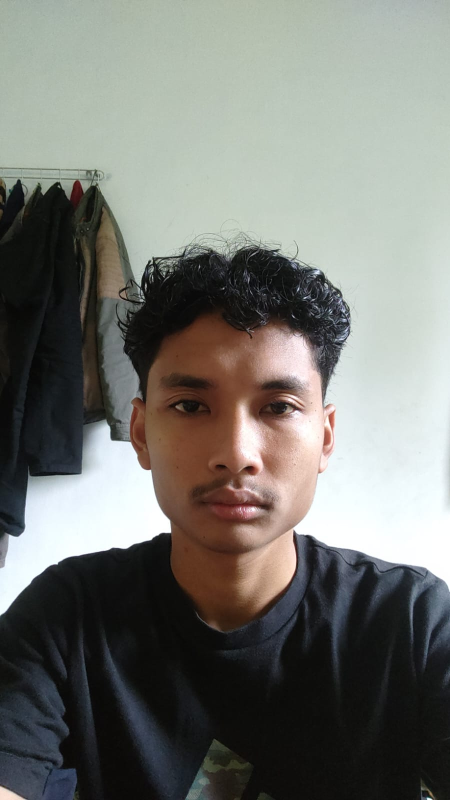
#> input picture WhatsApp Image 2024-11-29 at 12.07.41_dc9d9175.jpg, 900 x 1600 px (shown at 1/2 size)
$ jupyter execute --allow-errors test_prediksi.ipynb
#> lines starting #> are read from the running program, lines starting #| are printed output that depends on the picture
[cell 1]
# !pip install --upgrade tensorflow mediapipe

[cell 2]
import cv2
import numpy as np
import mediapipe as mp

# Inisialisasi MediaPipe Face Mesh


def detectFace(image):
    """Mendeteksi wajah menggunakan Haar Cascade."""
    face_cascade = cv2.CascadeClassifier(cv2.data.haarcascades + 'haarcascade_frontalface_default.xml')
    gray = cv2.cvtColor(image, cv2.COLOR_BGR2GRAY)
    faces = face_cascade.detectMultiScale(gray, scaleFactor=1.1, minNeighbors=5, minSize=(30, 30))
    if len(faces) > 0:
        largest_face = max(faces, key=lambda face: face[2] * face[3])
        return largest_face
    else:
        return None

def cropFace(image, face, target_size=(224, 224)):
    """Mencrop wajah dan mendeteksi landmark dengan pengurangan background."""
    if face is not None:
        x, y, w, h = face
        buffer_top = int(h * 0.2)
        buffer_bottom = int(h * 0.2)
        buffer_left = int(w * 0.1)
        buffer_right = int(w * 0.1)
        y_top = max(0, y - buffer_top)
        y_bottom = min(image.shape[0], y + h + buffer_bottom)
        x_left = max(0, x - buffer_left)
        x_right = min(image.shape[1], x + w + buffer_right)
        cropped_face = image[y_top:y_bottom, x_left:x_right]
        old_h, old_w = cropped_face.shape[:2]
        target_w, target_h = target_size
        scale = min(target_w / old_w, target_h / old_h)
        new_w = int(old_w * scale)
        new_h = int(old_h * scale)
        resized_face = cv2.resize(cropped_face, (new_w, new_h), interpolation=cv2.INTER_AREA)
        canvas = np.zeros((target_h, target_w, 3), dtype=np.uint8)
        x_offset = (target_w - new_w) // 2
        y_offset = (target_h - new_h) // 2
        canvas[y_offset:y_offset + new_h, x_offset:x_offset + new_w] = resized_face

        # Deteksi landmark menggunakan MediaPipe
        image_rgb = cv2.cvtColor(canvas, cv2.COLOR_BGR2RGB)

        mp_face_mesh = mp.solutions.face_mesh
        face_mesh = mp_face_mesh.FaceMesh(max_num_faces=1)
        results = face_mesh.process(image_rgb)

        if results.multi_face_landmarks:
            landmarks = results.multi_face_landmarks[0].landmark

            # Ambil landmark sesuai dengan indeks yang diberikan
            indices = [10, 338, 297, 332, 284, 251, 389, 356, 447, 366,
                       361, 288, 397, 365, 379, 378, 400, 377, 152,
                       148, 176, 149, 150, 136, 172, 58, 132, 93,
                       234, 34, 162, 21, 54, 103, 67, 109]
            selected_landmarks = np.array([[landmarks[i].x, landmarks[i].y] for i in indices]) * [canvas.shape[1], canvas.shape[0]]

            mask = np.zeros(canvas.shape[:2], dtype=np.uint8)
            all_points = selected_landmarks.astype(np.int32)
            cv2.fillPoly(mask, [all_points], 255)
            face_only = cv2.bitwise_and(canvas, canvas, mask=mask)

            return face_only
    return None

def preprocessing(image):
    face = detectFace(image)
    if face is not None:
        cropped_face = cropFace(image, face)
        return cropped_face
    else:
        return None

def standarized_input(image):
    image = preprocessing(image)
    if image is not None:
        return image.astype(np.uint8)
    else:
        return None

[cell 3]
from skimage.feature import hog

def extract_hog_features(image, pixels_per_cell=(8, 8), cells_per_block=(2, 2), orientations=9):
    """Ekstraksi fitur HOG dari gambar."""
    gray = cv2.cvtColor(image, cv2.COLOR_BGR2GRAY)  # Konversi ke grayscale
    features = hog(
        gray,
        orientations=orientations,
        pixels_per_cell=pixels_per_cell,
        cells_per_block=cells_per_block,
        block_norm='L2-Hys',
        visualize=False,
        transform_sqrt=True
    )
    return features

def preprocess_with_hog(img):
    std_img = standarized_input(img)
    features = extract_hog_features(std_img)

    return features

[cell 4]
from sklearn.preprocessing import StandardScaler
from sklearn.decomposition import PCA
import joblib  # Untuk memuat model yang disimpan
import cv2
from skimage.feature import hog

# Membaca gambar
img = cv2.imread('WhatsApp Image 2024-11-29 at 12.07.41_dc9d9175.jpg')
#> img is the input picture: shape (1600, 900, 3); mean B, G, R 114.4, 119.6, 118.6

# Ekstraksi fitur HOG
#> (the rest of this cell did not finish here and is left out)

#> in detectFace, `gray = cv2.cvtColor(image, cv2.COLOR_BGR2GRAY)`:
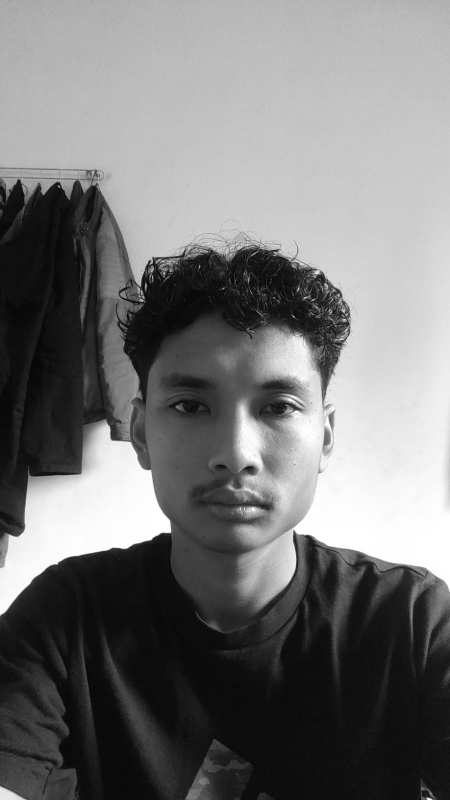
#> gray: shape (1600, 900) (shown at 1/2 size); min 0, max 255, mean 118.7
#> in detectFace, `faces = face_cascade.detectMultiScale(gray, scaleFactor=1.1, minNeighb..`: faces = [[254, 642, 448, 448]]
#> in detectFace, `largest_face = max(faces, key=lambda face: face[2] * face[3])`: largest_face = [254, 642, 448, 448]
#> in cropFace, `x, y, w, h = face`: x = 254; y = 642; w = 448
#> in cropFace, `buffer_top = int(h * 0.2)`: buffer_top = 89
#> in cropFace, `buffer_left = int(w * 0.1)`: buffer_left = 44
#> in cropFace, `y_top = max(0, y - buffer_top)`: y_top = 553
#> in cropFace, `y_bottom = min(image.shape[0], y + h + buffer_bottom)`: y_bottom = 1179
#> in cropFace, `x_left = max(0, x - buffer_left)`: x_left = 210
#> in cropFace, `x_right = min(image.shape[1], x + w + buffer_right)`: x_right = 746
#> in cropFace, `cropped_face = image[y_top:y_bottom, x_left:x_right]`:
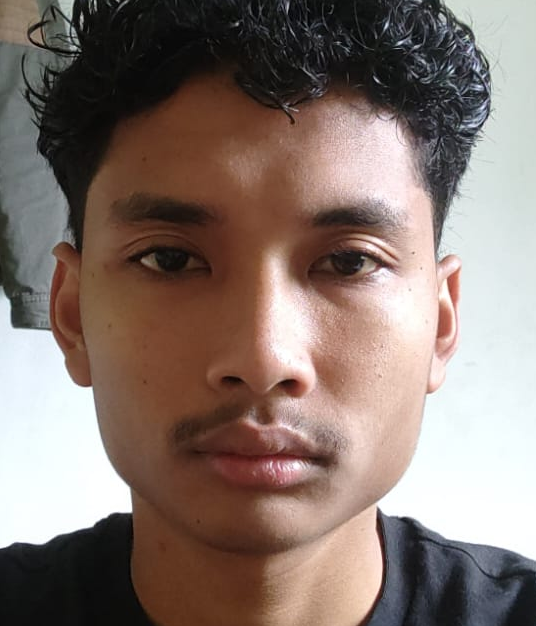
#> cropped_face: shape (626, 536, 3); mean B, G, R 110.9, 118.1, 134.1
#> in cropFace, `canvas[y_offset:y_offset + new_h, x_offset:x_offset + new_w] = resized..`:
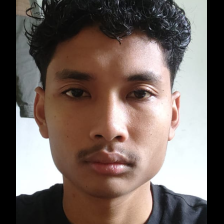
#> canvas: shape (224, 224, 3); mean B, G, R 94.6, 100.7, 114.4

# Memuat model, scaler, dan PCA
model = joblib.load('hog_model4.pkl')  # Ganti dengan path model Anda
scaler = joblib.load('scaler_hog4.pkl')  # Ganti dengan path scaler Anda
# pca = joblib.load('pca_model_hog3.pkl')  # Ganti dengan path PCA Anda

# Normalisasi fitur
normalized_features = scaler.transform(hog_features.reshape(1, -1))

# Reduksi dimensi
# reduced_features = pca.transform(normalized_features)

# Prediksi menggunakan model
prediksi = model.predict(normalized_features)

# Menampilkan confidence score
if hasattr(model, "predict_proba"):
    # Jika model mendukung probabilitas
    probabilities = model.predict_proba(normalized_features)
    confidence = probabilities.max()  # Confidence untuk kelas yang diprediksi
    print(f'Hasil prediksi: {prediksi[0]} dengan confidence: {confidence:.2f}')
elif hasattr(model, "decision_function"):
    # Jika model mendukung decision_function
    decision_scores = model.decision_function(normalized_features)
    confidence = decision_scores.max()  # Skor tertinggi
    print(f'Hasil prediksi: {prediksi[0]} dengan confidence score: {confidence:.2f}')
else:
    print(f'Hasil prediksi: {prediksi[0]} (model tidak mendukung confidence score)')

$ run again, with dahitertutup2.jpg copied over WhatsApp Image 2024-11-29 at 12.07.41_dc9d9175.jpg
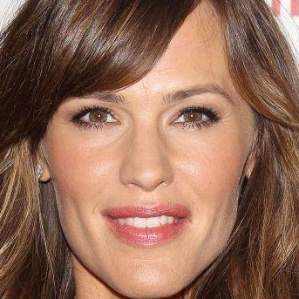
#> input picture dahitertutup2.jpg, 299 x 299 px
#> img is the input picture: shape (299, 299, 3); mean B, G, R 87.4, 106.4, 145.9
#> in detectFace, `gray = cv2.cvtColor(image, cv2.COLOR_BGR2GRAY)`:
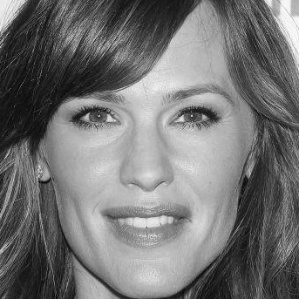
#> gray: shape (299, 299); min 6, max 255, mean 116
#> faces = [[29, 33, 240, 240]]
#> largest_face = [29, 33, 240, 240]
#> x = 29; y = 33; w = 240
#> buffer_top = 48
#> buffer_left = 24
#> y_top = 0
#> y_bottom = 299
#> x_left = 5
#> x_right = 293
#> in cropFace, `canvas[y_offset:y_offset + new_h, x_offset:x_offset + new_w] = resized..`:
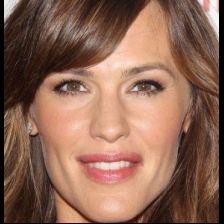
#> canvas: shape (224, 224, 3); mean B, G, R 83.8, 102.1, 140.3
